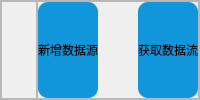
                 <widget class="QFrame" name="frame_9">
                  <property name="sizePolicy">
                   <sizepolicy hsizetype="Preferred" vsizetype="Expanding">
                    <horstretch>0</horstretch>
                    <verstretch>2</verstretch>
                   </sizepolicy>
                  </property>
                  <property name="frameShape">
                   <enum>QFrame::StyledPanel</enum>
                  </property>
                  <property name="frameShadow">
                   <enum>QFrame::Raised</enum>
                  </property>
                  <layout class="QHBoxLayout" name="horizontalLayout_5">
                   <property name="spacing">
                    <number>0</number>
                   </property>
                   <property name="leftMargin">
                    <number>0</number>
                   </property>
                   <property name="topMargin">
                    <number>0</number>
                   </property>
                   <property name="rightMargin">
                    <number>0</number>
                   </property>
                   <property name="bottomMargin">
                    <number>0</number>
                   </property>
                   <item>
                    <widget class="QFrame" name="frame_12">
                     <property name="sizePolicy">
                      <sizepolicy hsizetype="Expanding" vsizetype="Expanding">
                       <horstretch>10</horstretch>
                       <verstretch>0</verstretch>
                      </sizepolicy>
                     </property>
                     <property name="frameShape">
                      <enum>QFrame::StyledPanel</enum>
                     </property>
                     <property name="frameShadow">
                      <enum>QFrame::Raised</enum>
                     </property>
                    </widget>
                   </item>
                   <item>
                    <widget class="QFrame" name="frame_11">
                     <property name="frameShape">
                      <enum>QFrame::StyledPanel</enum>
                     </property>
                     <property name="frameShadow">
                      <enum>QFrame::Raised</enum>
                     </property>
                     <layout class="QHBoxLayout" name="horizontalLayout_6">
                      <property name="spacing">
                       <number>0</number>
                      </property>
                      <property name="leftMargin">
                       <number>0</number>
                      </property>
                      <property name="topMargin">
                       <number>0</number>
                      </property>
                      <property name="rightMargin">
                       <number>0</number>
                      </property>
                      <property name="bottomMargin">
                       <number>0</number>
                      </property>
                      <item>
                       <widget class="QPushButton" name="pushButton_addsource">
                        <property name="sizePolicy">
                         <sizepolicy hsizetype="Minimum" vsizetype="Expanding">
                          <horstretch>0</horstretch>
                          <verstretch>0</verstretch>
                         </sizepolicy>
                        </property>
                        <property name="styleSheet">
                         <string notr="true">background-color: rgb(18, 150, 219);
font: 14pt &quot;小米兰亭&quot;;
border-radius:10px
</string>
                        </property>
                        <property name="text">
                         <string>新增数据源</string>
                        </property>
                       </widget>
                      </item>
                      <item>
                       <spacer name="horizontalSpacer_2">
                        <property name="orientation">
                         <enum>Qt::Horizontal</enum>
                        </property>
                        <property name="sizeHint" stdset="0">
                         <size>
                          <width>40</width>
                          <height>20</height>
                         </size>
                        </property>
                       </spacer>
                      </item>
                      <item>
                       <widget class="QPushButton" name="pushButton_getsource">
                        <property name="sizePolicy">
                         <sizepolicy hsizetype="Expanding" vsizetype="Expanding">
                          <horstretch>3</horstretch>
                          <verstretch>0</verstretch>
                         </sizepolicy>
                        </property>
                        <property name="styleSheet">
                         <string notr="true">background-color: rgb(18, 150, 219);
font: 14pt &quot;小米兰亭&quot;;
border-radius:10px
</string>
                        </property>
                        <property name="text">
                         <string>获取数据流</string>
                        </property>
                       </widget>
                      </item>
                     </layout>
                    </widget>
                   </item>
                  </layout>
                 </widget>
